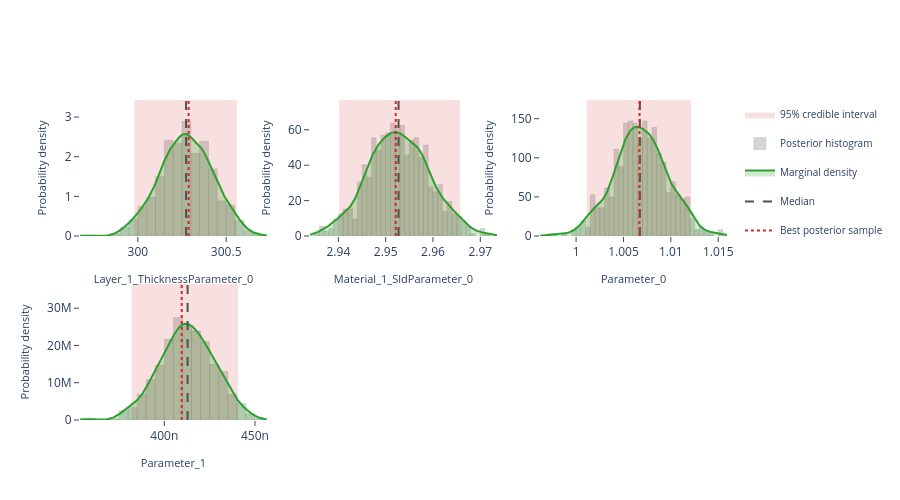

Write notebook code for a chart like this one.
### Markdown cell above
## Interactive posterior plots

The next three cells render the same Plotly figures that are shown on the
Bayesian Posterior tab of the EasyReflectometryApp:

* **Marginals** — per-parameter distribution: histogram + smooth KDE marginal,
  shaded 95% credible interval, and median / best-sample lines
  (`plot_distribution` or `posterior.distribution()`)
* **Corner plot** — pairwise marginals + 2-D contours + scatter (`plot_corner`)
* **Traces** — per-chain trace + marginal histogram (`plot_trace`)

The standalone helpers are called with ``return_figure=True`` so they return a
Plotly ``Figure`` that we render in the notebook with ``fig.show()``; the
``PosteriorResults`` methods return the figure directly.

### Code cell
# ---- Marginal posterior distributions ---------------------------------------
# One panel per free parameter, each overlaying the posterior histogram, a
# smooth Gaussian-KDE marginal, the shaded 95% credible interval, and the
# median / best-sample reference lines.  Mirrors the "Marginals" sub-tab in
# the EasyReflectometryApp.

# The PosteriorResults method passes ``logp`` through automatically so the
# best posterior sample (MAP) line is drawn:
fig = posterior.distribution()
fig.show()

# Standalone equivalent (pass ``logp`` to get the best-sample line):
# fig = plot_distribution(
#     posterior.draws,
#     posterior.param_names,
#     logp=posterior.logp,
#     return_figure=True,
# )
# fig.show()

### Figure 1 — Plotly figure (JSON) as saved in the notebook; plotly's stock layout.template omitted (floating-point values rounded to 4 significant figures; data arrays with more than 128 entries replaced by an {"elided": "..."} marker saying what was removed)
{"data": [{"fill": "toself", "fillcolor": "rgba(214, 39, 40, 0.14)", "hoverinfo": "skip", "legendgroup": "95% credible interval", "line": {"color": "rgba(214, 39, 40, 0.14)", "width": 0}, "mode": "lines", "name": "95% credible interval", "showlegend": true, "type": "scatter", "x": [300.0, 300.6, 300.6, 300.0, 300.0], "xaxis": "x", "y": [0.0, 0.0, 3.431, 3.431, 0.0], "yaxis": "y"}, {"histnorm": "probability density", "hovertemplate": "sample=%{x:.4f}<br>density: %{y:.2f}<extra></extra>", "legendgroup": "histogram", "marker": {"color": "rgba(120, 120, 120, 0.38)", "line": {"color": "rgba(120, 120, 120, 0.24)", "width": 1}}, "name": "Posterior histogram", "nbinsx": 40, "opacity": 0.82, "showlegend": true, "type": "histogram", "x": {"elided": "720 float values"}, "xaxis": "x", "yaxis": "y"}, {"fill": "tozeroy", "fillcolor": "rgba(44, 160, 44, 0.22)", "hovertemplate": "Layer_1_ThicknessParameter_0: %{x:.4f}<br>density: %{y:.4f}<extra></extra>", "legendgroup": "marginal", "line": {"color": "rgb(44, 160, 44)", "width": 2}, "mode": "lines", "name": "Marginal density", "showlegend": true, "type": "scatter", "x": {"elided": "256 float values"}, "xaxis": "x", "y": {"elided": "256 float values"}, "yaxis": "y"}, {"hovertemplate": "Median: %{x:.4f}<extra></extra>", "legendgroup": "Median", "line": {"color": "rgb(80, 80, 80)", "dash": "dash", "width": 2}, "mode": "lines", "name": "Median", "showlegend": true, "type": "scatter", "x": [300.3, 300.3], "xaxis": "x", "y": [0.0, 3.431], "yaxis": "y"}, {"hovertemplate": "Best posterior sample: %{x:.4f}<extra></extra>", "legendgroup": "Best posterior sample", "line": {"color": "rgb(214, 39, 40)", "dash": "dot", "width": 2}, "mode": "lines", "name": "Best posterior sample", "showlegend": true, "type": "scatter", "x": [300.3, 300.3], "xaxis": "x", "y": [0.0, 3.431], "yaxis": "y"}, {"fill": "toself", "fillcolor": "rgba(214, 39, 40, 0.14)", "hoverinfo": "skip", "legendgroup": "95% credible interval", "line": {"color": "rgba(214, 39, 40, 0.14)", "width": 0}, "mode": "lines", "name": "95% credible interval", "showlegend": false, "type": "scatter", "x": [2.94, 2.966, 2.966, 2.94, 2.94], "xaxis": "x2", "y": [0.0, 0.0, 76.83, 76.83, 0.0], "yaxis": "y2"}, {"histnorm": "probability density", "hovertemplate": "sample=%{x:.4f}<br>density: %{y:.2f}<extra></extra>", "legendgroup": "histogram", "marker": {"color": "rgba(120, 120, 120, 0.38)", "line": {"color": "rgba(120, 120, 120, 0.24)", "width": 1}}, "name": "Posterior histogram", "nbinsx": 40, "opacity": 0.82, "showlegend": false, "type": "histogram", "x": {"elided": "720 float values"}, "xaxis": "x2", "yaxis": "y2"}, {"fill": "tozeroy", "fillcolor": "rgba(44, 160, 44, 0.22)", "hovertemplate": "Material_1_SldParameter_0: %{x:.4f}<br>density: %{y:.4f}<extra></extra>", "legendgroup": "marginal", "line": {"color": "rgb(44, 160, 44)", "width": 2}, "mode": "lines", "name": "Marginal density", "showlegend": false, "type": "scatter", "x": {"elided": "256 float values"}, "xaxis": "x2", "y": {"elided": "256 float values"}, "yaxis": "y2"}, {"hovertemplate": "Median: %{x:.4f}<extra></extra>", "legendgroup": "Median", "line": {"color": "rgb(80, 80, 80)", "dash": "dash", "width": 2}, "mode": "lines", "name": "Median", "showlegend": false, "type": "scatter", "x": [2.953, 2.953], "xaxis": "x2", "y": [0.0, 76.83], "yaxis": "y2"}, {"hovertemplate": "Best posterior sample: %{x:.4f}<extra></extra>", "legendgroup": "Best posterior sample", "line": {"color": "rgb(214, 39, 40)", "dash": "dot", "width": 2}, "mode": "lines", "name": "Best posterior sample", "showlegend": false, "type": "scatter", "x": [2.952, 2.952], "xaxis": "x2", "y": [0.0, 76.83], "yaxis": "y2"}, {"fill": "toself", "fillcolor": "rgba(214, 39, 40, 0.14)", "hoverinfo": "skip", "legendgroup": "95% credible interval", "line": {"color": "rgba(214, 39, 40, 0.14)", "width": 0}, "mode": "lines", "name": "95% credible interval", "showlegend": false, "type": "scatter", "x": [1.001, 1.012, 1.012, 1.001, 1.001], "xaxis": "x3", "y": [0.0, 0.0, 174.0, 174.0, 0.0], "yaxis": "y3"}, {"histnorm": "probability density", "hovertemplate": "sample=%{x:.4f}<br>density: %{y:.2f}<extra></extra>", "legendgroup": "histogram", "marker": {"color": "rgba(120, 120, 120, 0.38)", "line": {"color": "rgba(120, 120, 120, 0.24)", "width": 1}}, "name": "Posterior histogram", "nbinsx": 40, "opacity": 0.82, "showlegend": false, "type": "histogram", "x": {"elided": "720 float values"}, "xaxis": "x3", "yaxis": "y3"}, {"fill": "tozeroy", "fillcolor": "rgba(44, 160, 44, 0.22)", "hovertemplate": "Parameter_0: %{x:.4f}<br>density: %{y:.4f}<extra></extra>", "legendgroup": "marginal", "line": {"color": "rgb(44, 160, 44)", "width": 2}, "mode": "lines", "name": "Marginal density", "showlegend": false, "type": "scatter", "x": {"elided": "256 float values"}, "xaxis": "x3", "y": {"elided": "256 float values"}, "yaxis": "y3"}, {"hovertemplate": "Median: %{x:.4f}<extra></extra>", "legendgroup": "Median", "line": {"color": "rgb(80, 80, 80)", "dash": "dash", "width": 2}, "mode": "lines", "name": "Median", "showlegend": false, "type": "scatter", "x": [1.007, 1.007], "xaxis": "x3", "y": [0.0, 174.0], "yaxis": "y3"}, {"hovertemplate": "Best posterior sample: %{x:.4f}<extra></extra>", "legendgroup": "Best posterior sample", "line": {"color": "rgb(214, 39, 40)", "dash": "dot", "width": 2}, "mode": "lines", "name": "Best posterior sample", "showlegend": false, "type": "scatter", "x": [1.007, 1.007], "xaxis": "x3", "y": [0.0, 174.0], "yaxis": "y3"}, {"fill": "toself", "fillcolor": "rgba(214, 39, 40, 0.14)", "hoverinfo": "skip", "legendgroup": "95% credible interval", "line": {"color": "rgba(214, 39, 40, 0.14)", "width": 0}, "mode": "lines", "name": "95% credible interval", "showlegend": false, "type": "scatter", "x": [3.819e-07, 4.406e-07, 4.406e-07, 3.819e-07, 3.819e-07], "xaxis": "x4", "y": [0.0, 0.0, 36490000.0, 36490000.0, 0.0], "yaxis": "y4"}, {"histnorm": "probability density", "hovertemplate": "sample=%{x:.4f}<br>density: %{y:.2f}<extra></extra>", "legendgroup": "histogram", "marker": {"color": "rgba(120, 120, 120, 0.38)", "line": {"color": "rgba(120, 120, 120, 0.24)", "width": 1}}, "name": "Posterior histogram", "nbinsx": 40, "opacity": 0.82, "showlegend": false, "type": "histogram", "x": {"elided": "720 float values"}, "xaxis": "x4", "yaxis": "y4"}, {"fill": "tozeroy", "fillcolor": "rgba(44, 160, 44, 0.22)", "hovertemplate": "Parameter_1: %{x:.4f}<br>density: %{y:.4f}<extra></extra>", "legendgroup": "marginal", "line": {"color": "rgb(44, 160, 44)", "width": 2}, "mode": "lines", "name": "Marginal density", "showlegend": false, "type": "scatter", "x": {"elided": "256 float values"}, "xaxis": "x4", "y": {"elided": "256 float values"}, "yaxis": "y4"}, {"hovertemplate": "Median: %{x:.4f}<extra></extra>", "legendgroup": "Median", "line": {"color": "rgb(80, 80, 80)", "dash": "dash", "width": 2}, "mode": "lines", "name": "Median", "showlegend": false, "type": "scatter", "x": [4.128e-07, 4.128e-07], "xaxis": "x4", "y": [0.0, 36490000.0], "yaxis": "y4"}, {"hovertemplate": "Best posterior sample: %{x:.4f}<extra></extra>", "legendgroup": "Best posterior sample", "line": {"color": "rgb(214, 39, 40)", "dash": "dot", "width": 2}, "mode": "lines", "name": "Best posterior sample", "showlegend": false, "type": "scatter", "x": [4.096e-07, 4.096e-07], "xaxis": "x4", "y": [0.0, 36490000.0], "yaxis": "y4"}], "layout": {"barmode": "overlay", "height": 500, "legend": {"font": {"size": 10}}, "plot_bgcolor": "white", "showlegend": true, "xaxis": {"anchor": "y", "domain": [0.0, 0.2889], "range": [299.7, 300.7], "showgrid": false, "ticks": "outside", "title": {"font": {"size": 11}, "text": "Layer_1_ThicknessParameter_0"}, "zeroline": false}, "xaxis2": {"anchor": "y2", "domain": [0.3556, 0.6444], "range": [2.934, 2.974], "showgrid": false, "ticks": "outside", "title": {"font": {"size": 11}, "text": "Material_1_SldParameter_0"}, "zeroline": false}, "xaxis3": {"anchor": "y3", "domain": [0.7111, 1.0], "range": [0.9962, 1.016], "showgrid": false, "ticks": "outside", "title": {"font": {"size": 11}, "text": "Parameter_0"}, "zeroline": false}, "xaxis4": {"anchor": "y4", "domain": [0.0, 0.2889], "range": [3.535e-07, 4.566e-07], "showgrid": false, "ticks": "outside", "title": {"font": {"size": 11}, "text": "Parameter_1"}, "zeroline": false}, "xaxis5": {"anchor": "y5", "domain": [0.3556, 0.6444], "showgrid": false, "ticks": "outside", "zeroline": false}, "xaxis6": {"anchor": "y6", "domain": [0.7111, 1.0], "showgrid": false, "ticks": "outside", "zeroline": false}, "yaxis": {"anchor": "x", "domain": [0.575, 1.0], "range": [0.0, 3.431], "showgrid": false, "ticks": "outside", "title": {"font": {"size": 11}, "text": "Probability density"}, "zeroline": false}, "yaxis2": {"anchor": "x2", "domain": [0.575, 1.0], "range": [0.0, 76.83], "showgrid": false, "ticks": "outside", "title": {"font": {"size": 11}, "text": "Probability density"}, "zeroline": false}, "yaxis3": {"anchor": "x3", "domain": [0.575, 1.0], "range": [0.0, 174.0], "showgrid": false, "ticks": "outside", "title": {"font": {"size": 11}, "text": "Probability density"}, "zeroline": false}, "yaxis4": {"anchor": "x4", "domain": [0.0, 0.425], "range": [0.0, 36490000.0], "showgrid": false, "ticks": "outside", "title": {"font": {"size": 11}, "text": "Probability density"}, "zeroline": false}, "yaxis5": {"anchor": "x5", "domain": [0.0, 0.425], "showgrid": false, "ticks": "outside", "zeroline": false}, "yaxis6": {"anchor": "x6", "domain": [0.0, 0.425], "showgrid": false, "ticks": "outside", "zeroline": false}}}
